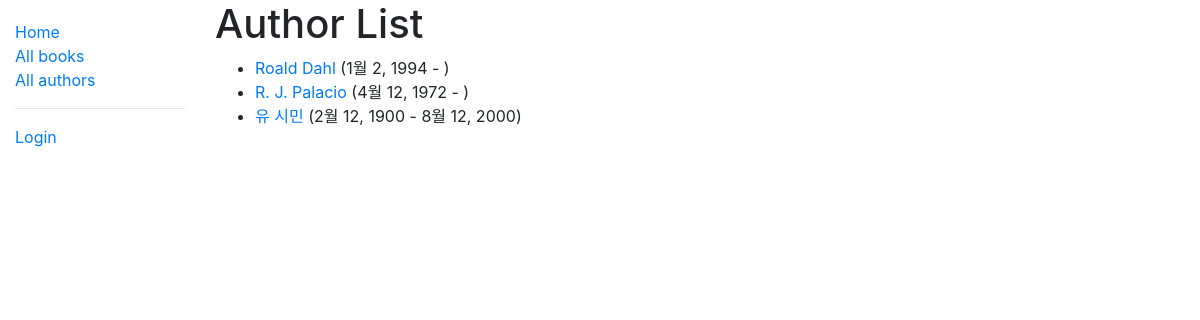
Screenshot of /catalog/authors/ with the database file from the repository.
### catalog/models.py (models this page shows, shortened)
class Author(models.Model):
    first_name = models.CharField(max_length=100)
    last_name = models.CharField(max_length=100)
    date_of_birth = models.DateField(null=True, blank=True)
    date_of_death = models.DateField("Died", null=True, blank=True)
    class Meta:
        ordering = ["last_name", "first_name"]
    def get_absolute_url(self):
        return reverse("author-detail", args=[str(self.id)])

### catalog/views.py (the view)
# urls.py: path('authors/', views.AuthorListView.as_view(), name='authors'),
class AuthorListView(generic.ListView):
    model = Author
    paginate_by = 5

### catalog/templates/catalog/author_list.html (shortened to what this page needs)
{% extends "base_generic.html" %}
{% block content %}
  <h1>Author List</h1>
  {% if author_list %}
    <ul>
      {% for author in author_list %}
        <li>
          <a href="{{ author.get_absolute_url }}">{{ author.first_name }} {{ author.last_name }}</a> ({{author.date_of_birth}} - {% if author.date_of_death %}{{author.date_of_death}}{% endif%})
        </li>
      {% endfor %}
    </ul>
  {% else %}
    <p>There are no authors in the library.</p>
  {% endif %}
{% endblock %}

### rows the page displays
Author: first_name "Roald", last_name "Dahl", date_of_birth "1월 2, 1994"
Author: first_name "R. J.", last_name "Palacio", date_of_birth "4월 12, 1972"
Author: first_name "유", last_name "시민", date_of_birth "2월 12, 1900", date_of_death "8월 12, 2000"
